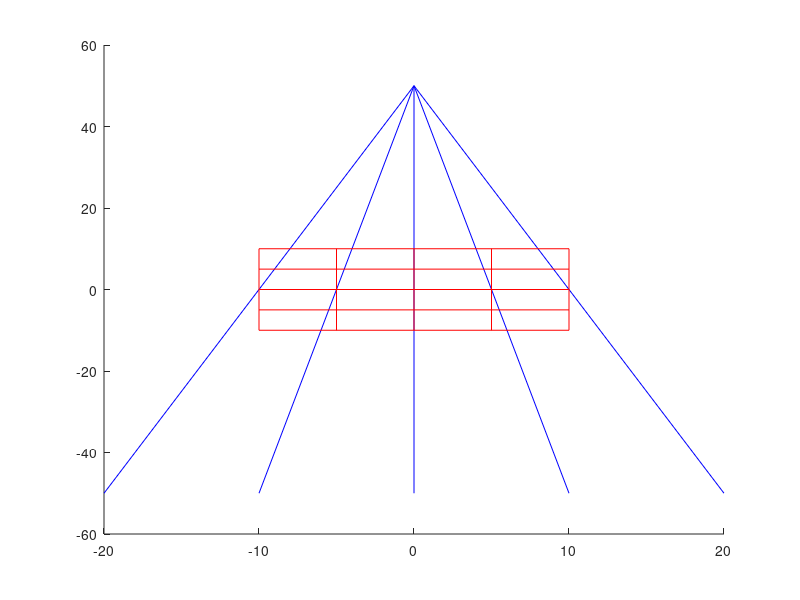

Source code (MATLAB):
hold on; 

%src and det bounds
s = [0,50];
d = [-20 -50; -10 -50; 0 -50; 10 -50; 20 -50];
r = 0*pi/180;
R = [cos(r) -sin(r); sin(r), cos(r)];


%plot rays
s = s*R;
for n = 1:5
   d(n,:) =  d(n,:)*R;
   plot([s(1,1),d(n,1)],[s(1,2),d(n,2)],'b')
end

%plot vert lines
plot([-10,-10],[-10,10],'r')
plot([-5,-5],[-10,10],'r')
plot([0,0],[-10,10],'r')
plot([5,5],[-10,10],'r')
plot([10,10],[-10,10],'r')

%plot hor lines
plot([-10,10],[-10,-10],'r')
plot([-10,10],[-5,-5],'r')
plot([-10,10],[0,0],'r')
plot([-10,10],[5,5],'r')
plot([-10,10],[10,10],'r')